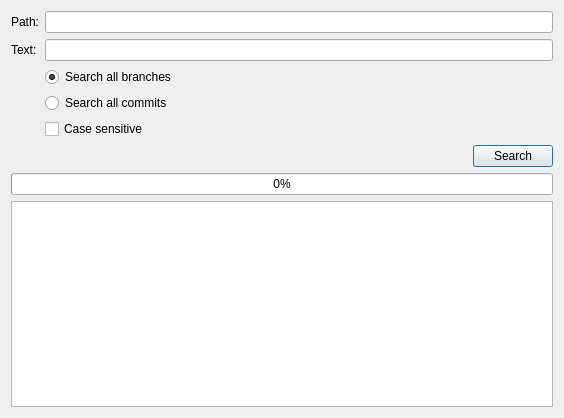
<?xml version="1.0" encoding="UTF-8"?>
<ui version="4.0">
 <class>SearchDialog</class>
 <widget class="QDialog" name="SearchDialog">
  <property name="geometry">
   <rect>
    <x>0</x>
    <y>0</y>
    <width>564</width>
    <height>418</height>
   </rect>
  </property>
  <property name="windowTitle">
   <string>Dialog</string>
  </property>
  <layout class="QVBoxLayout" name="verticalLayout">
   <item>
    <layout class="QFormLayout" name="formLayout">
     <item row="0" column="0">
      <widget class="QLabel" name="label">
       <property name="text">
        <string>Path:</string>
       </property>
      </widget>
     </item>
     <item row="0" column="1">
      <widget class="QLineEdit" name="lineEditPath"/>
     </item>
     <item row="1" column="0">
      <widget class="QLabel" name="label_2">
       <property name="text">
        <string>Text:</string>
       </property>
      </widget>
     </item>
     <item row="1" column="1">
      <widget class="QLineEdit" name="lineEditText"/>
     </item>
     <item row="2" column="1">
      <widget class="QRadioButton" name="radioButtonSearchBranches">
       <property name="text">
        <string>Search all branches</string>
       </property>
       <property name="checked">
        <bool>true</bool>
       </property>
      </widget>
     </item>
     <item row="3" column="1">
      <widget class="QRadioButton" name="radioButtonSearchCommits">
       <property name="text">
        <string>Search all commits</string>
       </property>
      </widget>
     </item>
     <item row="4" column="1">
      <widget class="QCheckBox" name="checkBoxCaseSensetive">
       <property name="text">
        <string>Case sensitive</string>
       </property>
      </widget>
     </item>
    </layout>
   </item>
   <item>
    <layout class="QHBoxLayout" name="horizontalLayout">
     <item>
      <spacer name="horizontalSpacer">
       <property name="orientation">
        <enum>Qt::Horizontal</enum>
       </property>
       <property name="sizeHint" stdset="0">
        <size>
         <width>40</width>
         <height>20</height>
        </size>
       </property>
      </spacer>
     </item>
     <item>
      <widget class="QPushButton" name="pushButtonSearch">
       <property name="text">
        <string>Search</string>
       </property>
      </widget>
     </item>
    </layout>
   </item>
   <item>
    <widget class="QProgressBar" name="progressBar">
     <property name="value">
      <number>0</number>
     </property>
    </widget>
   </item>
   <item>
    <widget class="QTreeView" name="treeView">
     <property name="editTriggers">
      <set>QAbstractItemView::NoEditTriggers</set>
     </property>
    </widget>
   </item>
  </layout>
 </widget>
 <tabstops>
  <tabstop>lineEditPath</tabstop>
  <tabstop>lineEditText</tabstop>
  <tabstop>radioButtonSearchBranches</tabstop>
  <tabstop>radioButtonSearchCommits</tabstop>
  <tabstop>pushButtonSearch</tabstop>
  <tabstop>treeView</tabstop>
 </tabstops>
 <resources/>
 <connections/>
</ui>
